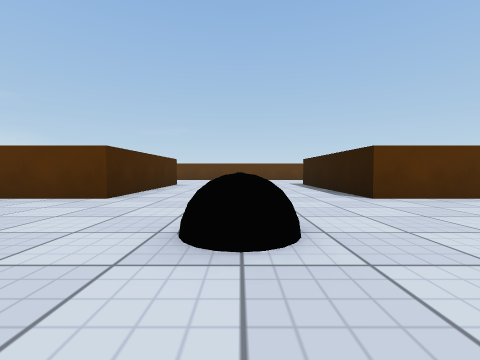
View 1 (above)

22 first-person views from a walk through a scene from a Unity 3-D project. The camera is 0.51 m above the floor, tilts 2° down and sees 90° across. The floor is counted in squares, 1 m on a side. Each view is taken from the middle of a square. On the plan, view 1 faces up. The plan holds only what a view shows up to about 9 squares ahead; the rest is blank. The player character is not drawn. Surface patterns are stand-ins for the level's own textures.

View 2
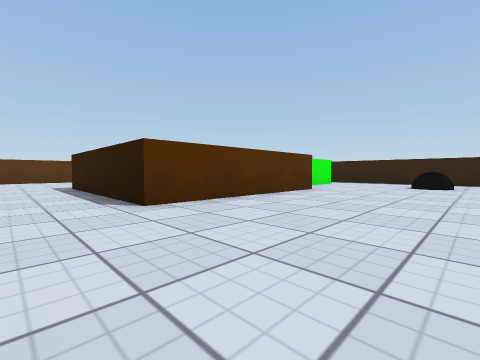

View 3
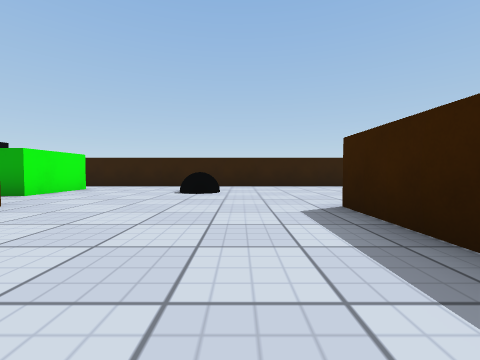

View 4
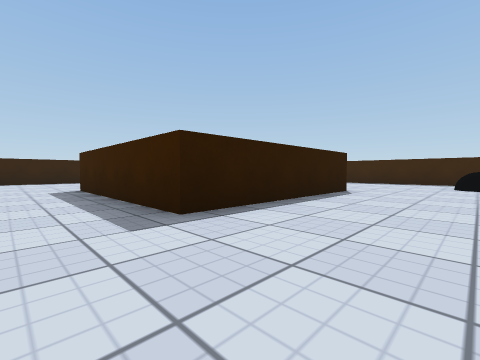

View 5
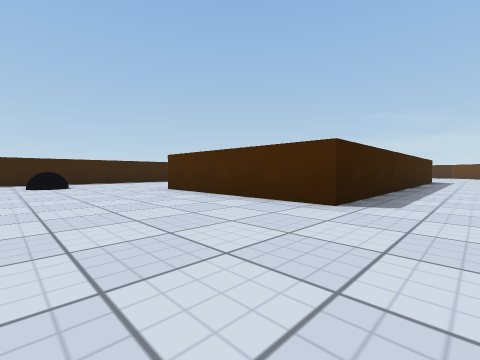

View 6
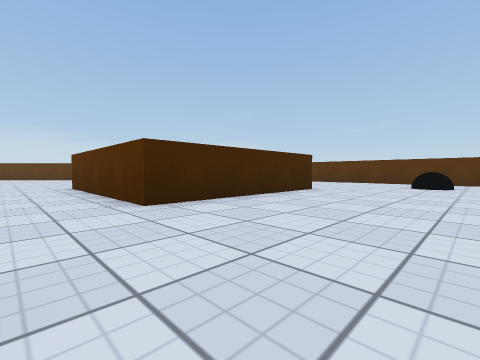

View 7
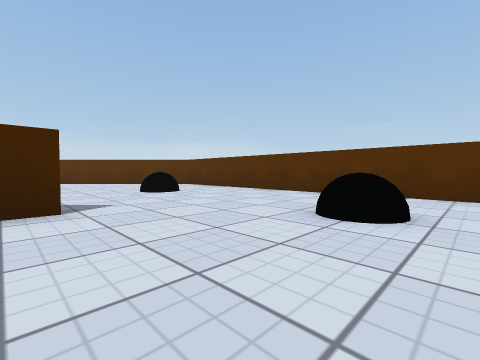

View 8
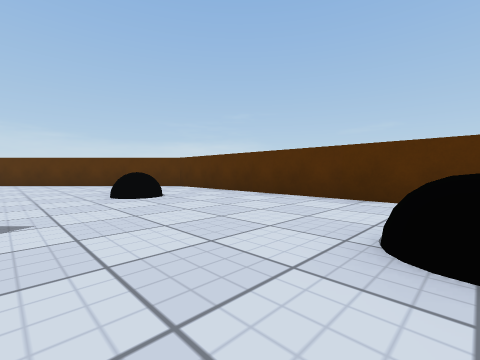

View 9
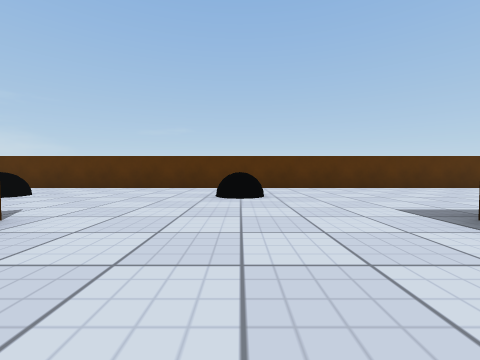

View 10
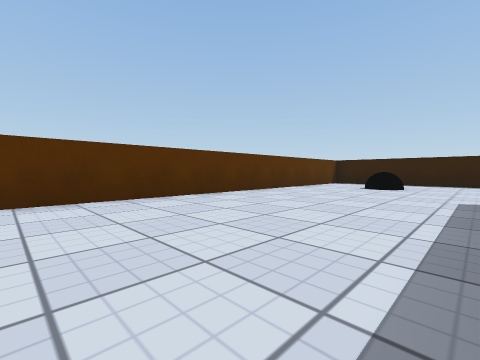

View 11
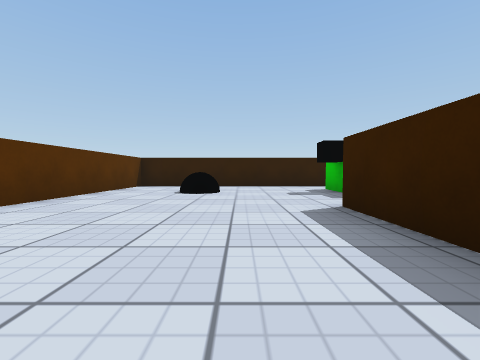

View 12
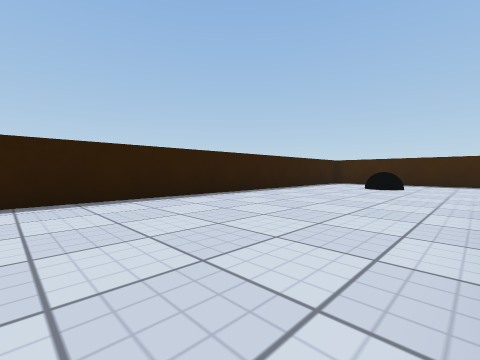

View 13
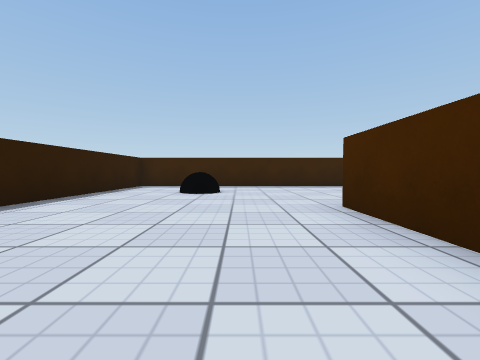

View 14
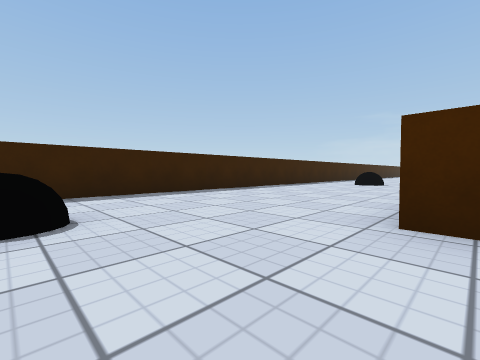

View 15
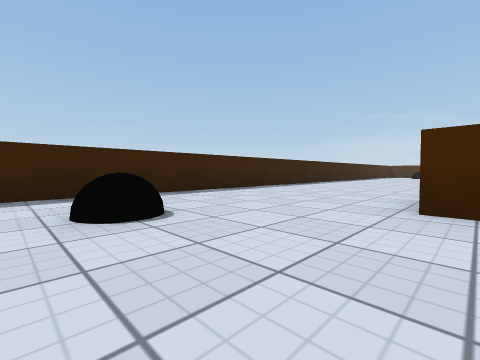

View 16
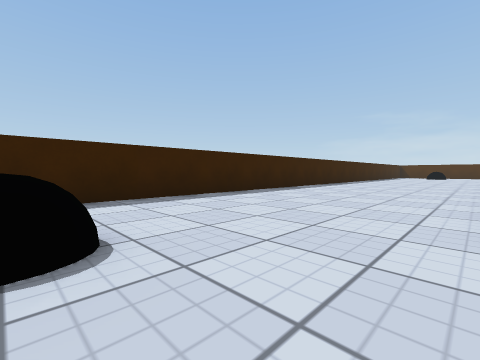

View 17
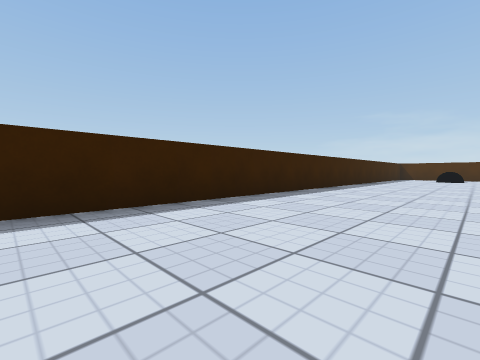

View 18
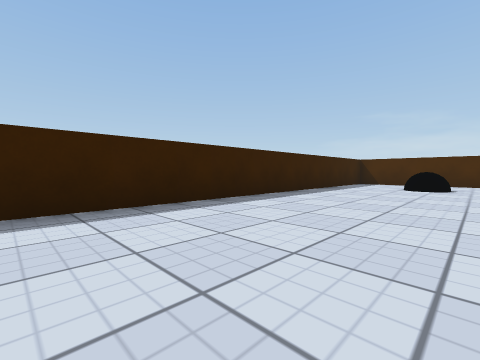

View 19
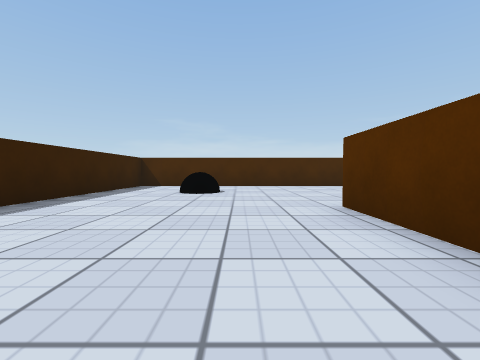

View 20
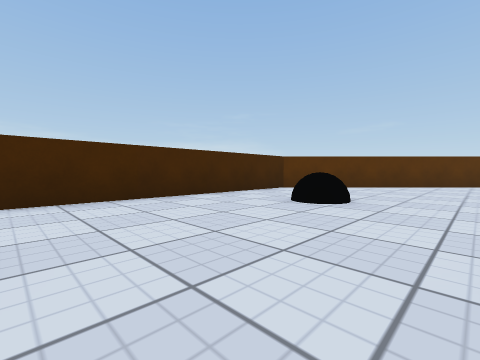

View 21
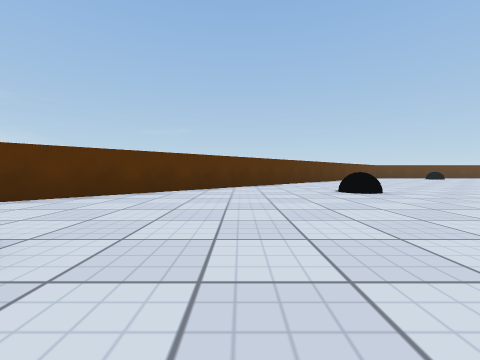

View 22
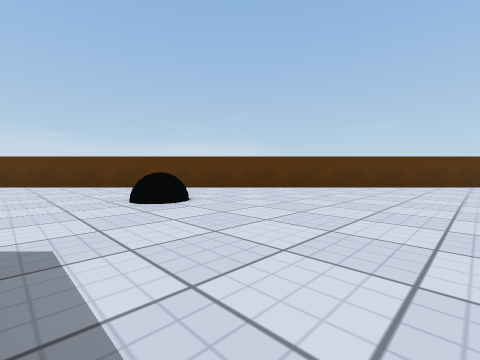

### Floor plan
Points are (right, up) in squares from view 1. A wall is a line through its corners. A room is listed if a view was taken in it or the views show most of it. See-through windows are left out.
Room 1 (views 1, 2, 3, 4, 5, 6, 7, 8, 9, 10, 11, 12, 13, 14, 15, 16, 17, 18, 19, 20, 21, 22)
walls: (-10.2, -0.5) (-2.5, -0.5) (-2.5, -5.5); (2.5, -5.5) (2.5, -0.5) (7.5, -0.5); (-2.5, 9.6) (-2.5, 4.5) (-7.5, 4.5); (7.5, 4.5) (2.5, 4.5) (2.5, 9.5); (7.5, -3.4) (7.5, -5.5); (5.4, 9.5) (7.5, 9.5); (2.8, -10.5) (12.5, -10.5) (12.5, 14.5) (-7.5, 14.5) (-22.5, -0.5) (-22.5, -10.5) (1.2, -10.5); (-15.4, -5.5) (-17.5, -5.5)
objects: other object (-20, -8); other object (-20, -3); other object (-15, 2); other object (-5, 12); other object (0, -8); other object (0, 2); other object (0, 12); other object (9, 6) to (11, 9); other object (10, -8); other object (10, 2); other object (10, 12)

Where each view was taken, in squares from view 1:
view 1: 0 up, 0 right, facing up
view 2: 1 up, 1 right, facing up-right
view 3: 1 up, 4 right, facing right
view 4: 1 up, 0 right, facing down-right
view 5: 1 up, 1 right, facing down-left
view 6: 3 up, 1 right, facing up-left
view 7: 9 up, 1 right, facing up-left
view 8: 10 up, 0 right, facing up-left
view 9: 7 up, 0 right, facing up
view 10: 10 up, 2 right, facing up-right
view 11: 11 up, 4 right, facing right
view 12: 0 up, 8 right, facing down-right
view 13: 2 down, 9 right, facing down
view 14: 5 down, 10 right, facing down-left
view 15: 5 down, 1 right, facing down-left
view 16: 6 down, 0 right, facing down-left
view 17: 7 down, 5 left, facing down-left
view 18: 7 down, 12 left, facing down-left
view 19: 7 down, 14 left, facing left
view 20: 7 down, 18 left, facing up-left
view 21: 4 down, 18 left, facing up
view 22: 0 up, 11 left, facing up-left
